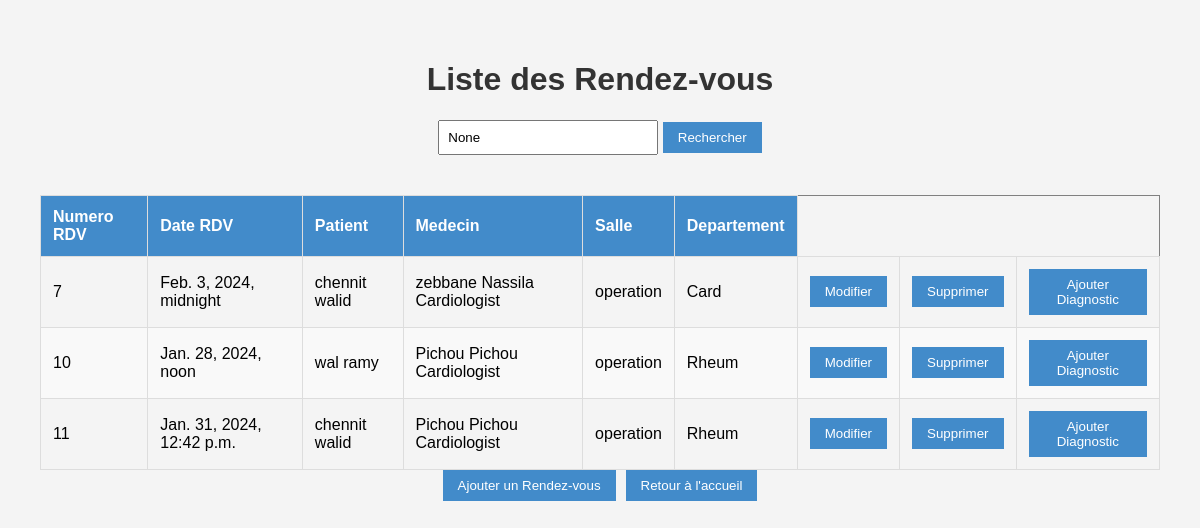
The app's page /liste_rdv/, older data.
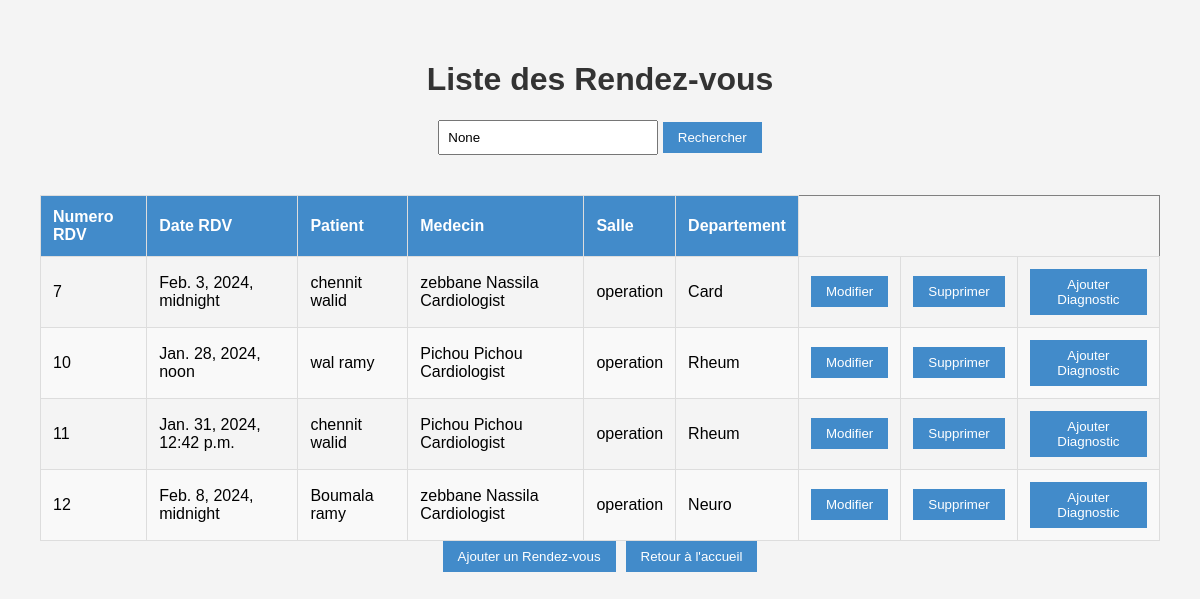
The same page, newer data.
### app1/models.py (models this page shows, shortened)
class RendezVous(models.Model) :
    Num_rdv = models.AutoField(primary_key=True)
    Date_rdv = models.DateTimeField()
    salle = models.ForeignKey('Salle', on_delete=models.CASCADE)
    Num_Patient = models.ForeignKey(Patient,on_delete = models.CASCADE)
    Num_Medecin = models.ForeignKey(Medecin,on_delete = models.CASCADE)
    choix_departement = [
        ('Card','Cardiology'),
        ('Neuro','Neurology'),
        ('Urol','Urology'),
        ('Rheum','Rheumatology'),
        ('ENT','Ear, Nose, and Throat'),
    ]
    departement = models.CharField(max_length = 50, choices = choix_departement)

class Patient(models.Model) :
    Num_P = models.AutoField(primary_key=True)
    Nom_P = models.CharField(max_length = 50)
    Prenom_P = models.CharField(max_length = 50)
    DateNaissance = models.DateField()
    Telephone_P = models.CharField(max_length = 10, help_text = 'Entrez un numero de telephone valable svp')
    Adresse_P = models.CharField(max_length = 50)
    choix_genre = [
        ('M', 'Masculin'),
        ('F', 'Feminin'),
    ]
    Genre = models.CharField(max_length = 1,choices = choix_genre)

class Medecin(models.Model) :
    Num_M = models.AutoField(primary_key=True)
    Nom_M = models.CharField(max_length = 50)
    Prenom_M = models.CharField(max_length = 50)
    Telephone_M = models.CharField(max_length = 10, help_text = 'Entrez un numero de telephone valable svp')
    choix_speciailte = [
        ('Cardiologist','Cardiologist'),
        ('Neurologist','Neurologist'),
        ('Urologist','Urologist'),
        ('Rheumatologist','Rheumatologist'),
        ('Otolaryngologist','Otolaryngologist'),
    ]
    specialite = models.CharField(max_length = 50, choices = choix_speciailte)

class Salle (models.Model) :
    Num_salle = models.AutoField(primary_key=True)
    choix_de_type = [
        ('consultation', 'salle de consultation'),
        ('operation', 'salle d\'opération'),
    ]
    type_salle = models.CharField(max_length = 50, choices = choix_de_type)

### app1/views.py (the view)
# urls.py: path('liste_rdv/',liste_rdv,name='liste_rdv'),
def liste_rdv(request):
    query = request.GET.get('q')
    rdvs= RendezVous.objects.all()
    if query:
        rdvs = rdvs.filter(Num_Patient__Nom_P__icontains=query)
    return render(request,'liste_rdv.html',{'rdvs': rdvs , 'query': query})

### app1/templates/liste_rdv.html (shortened to what this page needs)
<!DOCTYPE html>
{% load static %}
<html lang="en">
<head>
    <link href="{% static 'css/styleListRDV.css' %}" rel="stylesheet" />
</head>
<body>
    <h1>Liste des Rendez-vous</h1>
    <form method="get" action="{% url 'liste_rdv' %}">
        <input type="text" name="q" placeholder="Recherche par Noms des Patients" value="{{ query }}">
        <button type="submit">Rechercher</button>
    </form>
<table border="1">
    <thead>
        <tr>
            <th>Numero RDV</th>
            <th>Date RDV</th>
            <th>Patient</th>
            <th>Medecin</th>
            <th>Salle</th>
            <th>Departement</th>
        </tr>
    </thead>
    <tbody>
        {% for rdv in rdvs %}
            <tr>
                <td>{{ rdv.Num_rdv }}</td>
                <td>{{ rdv.Date_rdv}}</td>
                <td>{{ rdv.Num_Patient.Nom_P }} {{rdv.Num_Patient.Prenom_P}}</td>
                <td>{{ rdv.Num_Medecin.Nom_M }} {{ rdv.Num_Medecin.Prenom_M }} {{rdv.Num_Medecin.specialite}}</td>
                <td>{{ rdv.salle.type_salle}}</td>
                <td>{{ rdv.departement}}</td>
                <td>
                    <a href="{% url 'prefill_rendezVous' pk=rdv.Num_rdv %}"><button>Modifier</button></a>
                </td>
                <td>
                    <a href="{% url 'supprimer_rdv' pk=rdv.Num_rdv %}"><button>Supprimer</button></a>
                </td>
                <td>
                    <a href="{% url 'ajouter_diagnostic' rendezvous_id=rdv.Num_rdv %}"><button>Ajouter Diagnostic</button></a>
                </td>
            </tr>
        {% endfor %}
    </tbody>
</table>
<div class="button-container">
        <a href="{% url 'ajouter_rdv' %}"><button>Ajouter un Rendez-vous</button></a>
        <a href="{% url 'Home' %}"><button>Retour à l'accueil</button></a>
</div>
</body>
</html>

Row changes from the older to the newer data that the page shows:
added RendezVous: Num_rdv "12", Date_rdv "Feb. 8, 2024, midnight", Num_Patient.Nom_P "Boumala", Num_Patient.Prenom_P "ramy", Num_Medecin.Nom_M "zebbane", Num_Medecin.Prenom_M "Nassila", Num_Medecin.specialite "Cardiologist", salle.type_salle "operation", departement "Neuro"
